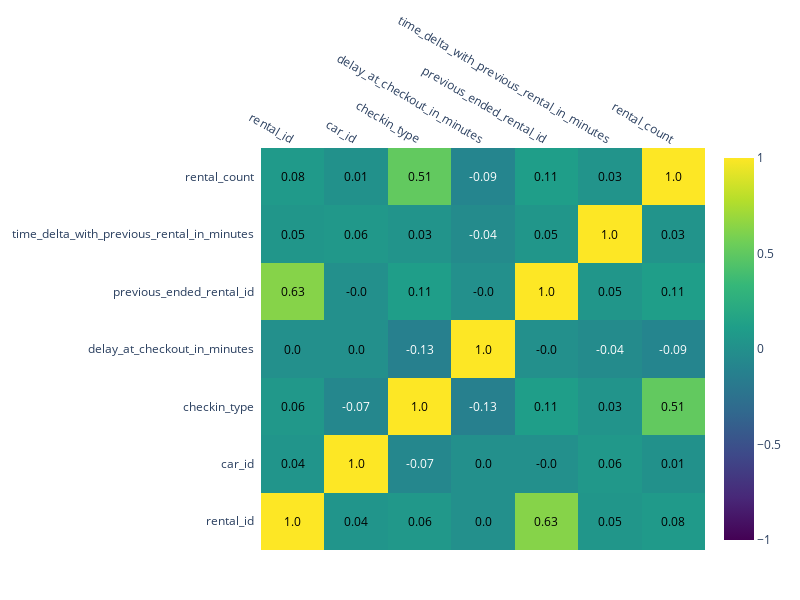

The notebook cell this image was saved under:
### Code cell
# Correlation matrix
corr_dataset = dataset[['rental_id','car_id','checkin_type','delay_at_checkout_in_minutes','previous_ended_rental_id','time_delta_with_previous_rental_in_minutes','rental_count']]
corr_dataset['checkin_type']  = corr_dataset['checkin_type'].apply(lambda x: 1 if x == 'connect' else 0)

corr_dataset.head()
corr_matrix = corr_dataset.corr().round(2)
fig = ff.create_annotated_heatmap(corr_matrix.values,
    x = corr_matrix.columns.tolist(),
    y = corr_matrix.index.tolist(),
    colorscale='Viridis',
    showscale=True,
    zmin=-1,
    zmax=1
)
fig.update_layout(
    width=800,
    height=600,
    margin=dict(t=50, r=50, l=50, b=50) 
)
                                  
fig.show()

### Figure 1 — Plotly figure (JSON) as saved in the notebook; plotly's stock layout.template omitted (floating-point values rounded to 4 significant figures)
{"data": [{"colorscale": [[0, "#440154"], [0.1111, "#482878"], [0.2222, "#3e4989"], [0.3333, "#31688e"], [0.4444, "#26828e"], [0.5556, "#1f9e89"], [0.6667, "#35b779"], [0.7778, "#6ece58"], [0.8889, "#b5de2b"], [1, "#fde725"]], "reversescale": false, "showscale": true, "type": "heatmap", "x": ["rental_id", "car_id", "checkin_type", "delay_at_checkout_in_minutes", "previous_ended_rental_id", "time_delta_with_previous_rental_in_minutes", "rental_count"], "y": ["rental_id", "car_id", "checkin_type", "delay_at_checkout_in_minutes", "previous_ended_rental_id", "time_delta_with_previous_rental_in_minutes", "rental_count"], "z": [[1, 0.04, 0.06, 0, 0.63, 0.05, 0.08], [0.04, 1, -0.07, 0, 0, 0.06, 0.01], [0.06, -0.07, 1, -0.13, 0.11, 0.03, 0.51], [0, 0, -0.13, 1, 0, -0.04, -0.09], [0.63, 0, 0.11, 0, 1, 0.05, 0.11], [0.05, 0.06, 0.03, -0.04, 0.05, 1, 0.03], [0.08, 0.01, 0.51, -0.09, 0.11, 0.03, 1]], "zmax": 1, "zmin": -1}], "layout": {"annotations": [{"font": {"color": "#000000"}, "showarrow": false, "text": "1.0", "x": "rental_id", "xref": "x", "y": "rental_id", "yref": "y"}, {"font": {"color": "#000000"}, "showarrow": false, "text": "0.04", "x": "car_id", "xref": "x", "y": "rental_id", "yref": "y"}, {"font": {"color": "#000000"}, "showarrow": false, "text": "0.06", "x": "checkin_type", "xref": "x", "y": "rental_id", "yref": "y"}, {"font": {"color": "#000000"}, "showarrow": false, "text": "0.0", "x": "delay_at_checkout_in_minutes", "xref": "x", "y": "rental_id", "yref": "y"}, {"font": {"color": "#000000"}, "showarrow": false, "text": "0.63", "x": "previous_ended_rental_id", "xref": "x", "y": "rental_id", "yref": "y"}, {"font": {"color": "#000000"}, "showarrow": false, "text": "0.05", "x": "time_delta_with_previous_rental_in_minutes", "xref": "x", "y": "rental_id", "yref": "y"}, {"font": {"color": "#000000"}, "showarrow": false, "text": "0.08", "x": "rental_count", "xref": "x", "y": "rental_id", "yref": "y"}, {"font": {"color": "#000000"}, "showarrow": false, "text": "0.04", "x": "rental_id", "xref": "x", "y": "car_id", "yref": "y"}, {"font": {"color": "#000000"}, "showarrow": false, "text": "1.0", "x": "car_id", "xref": "x", "y": "car_id", "yref": "y"}, {"font": {"color": "#FFFFFF"}, "showarrow": false, "text": "-0.07", "x": "checkin_type", "xref": "x", "y": "car_id", "yref": "y"}, {"font": {"color": "#000000"}, "showarrow": false, "text": "0.0", "x": "delay_at_checkout_in_minutes", "xref": "x", "y": "car_id", "yref": "y"}, {"font": {"color": "#000000"}, "showarrow": false, "text": "-0.0", "x": "previous_ended_rental_id", "xref": "x", "y": "car_id", "yref": "y"}, {"font": {"color": "#000000"}, "showarrow": false, "text": "0.06", "x": "time_delta_with_previous_rental_in_minutes", "xref": "x", "y": "car_id", "yref": "y"}, {"font": {"color": "#000000"}, "showarrow": false, "text": "0.01", "x": "rental_count", "xref": "x", "y": "car_id", "yref": "y"}, {"font": {"color": "#000000"}, "showarrow": false, "text": "0.06", "x": "rental_id", "xref": "x", "y": "checkin_type", "yref": "y"}, {"font": {"color": "#FFFFFF"}, "showarrow": false, "text": "-0.07", "x": "car_id", "xref": "x", "y": "checkin_type", "yref": "y"}, {"font": {"color": "#000000"}, "showarrow": false, "text": "1.0", "x": "checkin_type", "xref": "x", "y": "checkin_type", "yref": "y"}, {"font": {"color": "#FFFFFF"}, "showarrow": false, "text": "-0.13", "x": "delay_at_checkout_in_minutes", "xref": "x", "y": "checkin_type", "yref": "y"}, {"font": {"color": "#000000"}, "showarrow": false, "text": "0.11", "x": "previous_ended_rental_id", "xref": "x", "y": "checkin_type", "yref": "y"}, {"font": {"color": "#000000"}, "showarrow": false, "text": "0.03", "x": "time_delta_with_previous_rental_in_minutes", "xref": "x", "y": "checkin_type", "yref": "y"}, {"font": {"color": "#000000"}, "showarrow": false, "text": "0.51", "x": "rental_count", "xref": "x", "y": "checkin_type", "yref": "y"}, {"font": {"color": "#000000"}, "showarrow": false, "text": "0.0", "x": "rental_id", "xref": "x", "y": "delay_at_checkout_in_minutes", "yref": "y"}, {"font": {"color": "#000000"}, "showarrow": false, "text": "0.0", "x": "car_id", "xref": "x", "y": "delay_at_checkout_in_minutes", "yref": "y"}, {"font": {"color": "#FFFFFF"}, "showarrow": false, "text": "-0.13", "x": "checkin_type", "xref": "x", "y": "delay_at_checkout_in_minutes", "yref": "y"}, {"font": {"color": "#000000"}, "showarrow": false, "text": "1.0", "x": "delay_at_checkout_in_minutes", "xref": "x", "y": "delay_at_checkout_in_minutes", "yref": "y"}, {"font": {"color": "#000000"}, "showarrow": false, "text": "-0.0", "x": "previous_ended_rental_id", "xref": "x", "y": "delay_at_checkout_in_minutes", "yref": "y"}, {"font": {"color": "#FFFFFF"}, "showarrow": false, "text": "-0.04", "x": "time_delta_with_previous_rental_in_minutes", "xref": "x", "y": "delay_at_checkout_in_minutes", "yref": "y"}, {"font": {"color": "#FFFFFF"}, "showarrow": false, "text": "-0.09", "x": "rental_count", "xref": "x", "y": "delay_at_checkout_in_minutes", "yref": "y"}, {"font": {"color": "#000000"}, "showarrow": false, "text": "0.63", "x": "rental_id", "xref": "x", "y": "previous_ended_rental_id", "yref": "y"}, {"font": {"color": "#000000"}, "showarrow": false, "text": "-0.0", "x": "car_id", "xref": "x", "y": "previous_ended_rental_id", "yref": "y"}, {"font": {"color": "#000000"}, "showarrow": false, "text": "0.11", "x": "checkin_type", "xref": "x", "y": "previous_ended_rental_id", "yref": "y"}, {"font": {"color": "#000000"}, "showarrow": false, "text": "-0.0", "x": "delay_at_checkout_in_minutes", "xref": "x", "y": "previous_ended_rental_id", "yref": "y"}, {"font": {"color": "#000000"}, "showarrow": false, "text": "1.0", "x": "previous_ended_rental_id", "xref": "x", "y": "previous_ended_rental_id", "yref": "y"}, {"font": {"color": "#000000"}, "showarrow": false, "text": "0.05", "x": "time_delta_with_previous_rental_in_minutes", "xref": "x", "y": "previous_ended_rental_id", "yref": "y"}, {"font": {"color": "#000000"}, "showarrow": false, "text": "0.11", "x": "rental_count", "xref": "x", "y": "previous_ended_rental_id", "yref": "y"}, {"font": {"color": "#000000"}, "showarrow": false, "text": "0.05", "x": "rental_id", "xref": "x", "y": "time_delta_with_previous_rental_in_minutes", "yref": "y"}, {"font": {"color": "#000000"}, "showarrow": false, "text": "0.06", "x": "car_id", "xref": "x", "y": "time_delta_with_previous_rental_in_minutes", "yref": "y"}, {"font": {"color": "#000000"}, "showarrow": false, "text": "0.03", "x": "checkin_type", "xref": "x", "y": "time_delta_with_previous_rental_in_minutes", "yref": "y"}, {"font": {"color": "#FFFFFF"}, "showarrow": false, "text": "-0.04", "x": "delay_at_checkout_in_minutes", "xref": "x", "y": "time_delta_with_previous_rental_in_minutes", "yref": "y"}, {"font": {"color": "#000000"}, "showarrow": false, "text": "0.05", "x": "previous_ended_rental_id", "xref": "x", "y": "time_delta_with_previous_rental_in_minutes", "yref": "y"}, {"font": {"color": "#000000"}, "showarrow": false, "text": "1.0", "x": "time_delta_with_previous_rental_in_minutes", "xref": "x", "y": "time_delta_with_previous_rental_in_minutes", "yref": "y"}, {"font": {"color": "#000000"}, "showarrow": false, "text": "0.03", "x": "rental_count", "xref": "x", "y": "time_delta_with_previous_rental_in_minutes", "yref": "y"}, {"font": {"color": "#000000"}, "showarrow": false, "text": "0.08", "x": "rental_id", "xref": "x", "y": "rental_count", "yref": "y"}, {"font": {"color": "#000000"}, "showarrow": false, "text": "0.01", "x": "car_id", "xref": "x", "y": "rental_count", "yref": "y"}, {"font": {"color": "#000000"}, "showarrow": false, "text": "0.51", "x": "checkin_type", "xref": "x", "y": "rental_count", "yref": "y"}, {"font": {"color": "#FFFFFF"}, "showarrow": false, "text": "-0.09", "x": "delay_at_checkout_in_minutes", "xref": "x", "y": "rental_count", "yref": "y"}, {"font": {"color": "#000000"}, "showarrow": false, "text": "0.11", "x": "previous_ended_rental_id", "xref": "x", "y": "rental_count", "yref": "y"}, {"font": {"color": "#000000"}, "showarrow": false, "text": "0.03", "x": "time_delta_with_previous_rental_in_minutes", "xref": "x", "y": "rental_count", "yref": "y"}, {"font": {"color": "#000000"}, "showarrow": false, "text": "1.0", "x": "rental_count", "xref": "x", "y": "rental_count", "yref": "y"}], "height": 600, "margin": {"b": 50, "l": 50, "r": 50, "t": 50}, "width": 800, "xaxis": {"dtick": 1, "gridcolor": "rgb(0, 0, 0)", "side": "top", "ticks": ""}, "yaxis": {"dtick": 1, "ticks": "", "ticksuffix": "  "}}}
